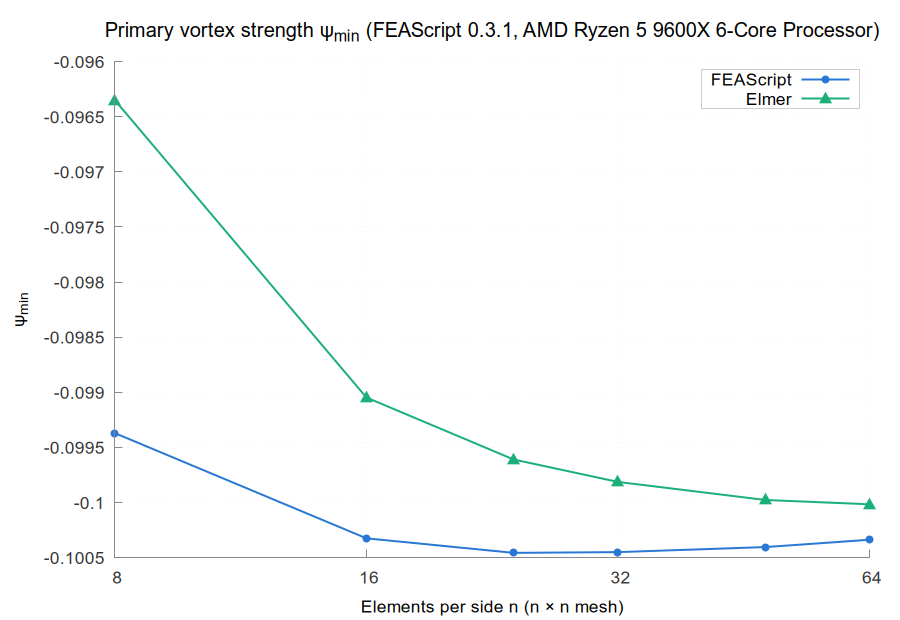

Recreate this plot in gnuplot.
set terminal pngcairo size 900,620 font 'Arial,13'
set border 3 lc rgb '#888888'; set tics nomirror tc rgb '#333333'
set grid lc rgb '#e6e6e6' lw 1; set key top left box lc rgb '#cccccc' opaque
set output 'psi_min.png'
set title 'Primary vortex strength ψ_{min} (FEAScript 0.3.1, AMD Ryzen 5 9600X 6-Core Processor)' font 'Arial,15'
set logscale x 2; set xlabel 'Elements per side n (n × n mesh)'; set ylabel 'ψ_{min}'
set key top right
plot 'psi_FEAScript_sparse_LU.dat' u 1:2 w lp lw 2 pt 7 ps 1.0 lc rgb '#2a78d6' t 'FEAScript', \
     'psi_Elmer_UMFPACK.dat' u 1:2 w lp lw 2 pt 9 ps 1.6 lc rgb '#1baf7a' t 'Elmer'
